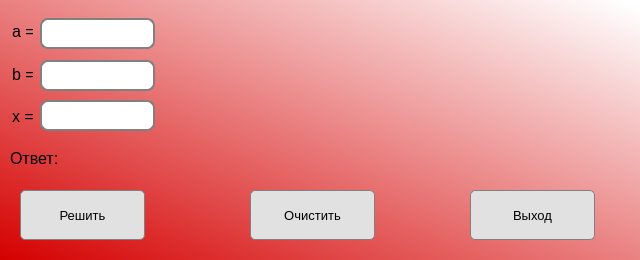
<?xml version="1.0" encoding="UTF-8"?>
<ui version="4.0">
 <class>Dialog</class>
 <widget class="QDialog" name="Dialog">
  <property name="enabled">
   <bool>true</bool>
  </property>
  <property name="geometry">
   <rect>
    <x>0</x>
    <y>0</y>
    <width>640</width>
    <height>260</height>
   </rect>
  </property>
  <property name="minimumSize">
   <size>
    <width>640</width>
    <height>260</height>
   </size>
  </property>
  <property name="maximumSize">
   <size>
    <width>640</width>
    <height>260</height>
   </size>
  </property>
  <property name="cursor">
   <cursorShape>ArrowCursor</cursorShape>
  </property>
  <property name="windowTitle">
   <string>Dialog</string>
  </property>
  <property name="autoFillBackground">
   <bool>false</bool>
  </property>
  <property name="styleSheet">
   <string notr="true">QDialog{
			background-color: qlineargradient(spread:pad, x1:0, y1:1, x2:0.988636, y2:0.017, stop:0 rgba(213, 0, 0, 255), stop:1 rgba(255, 255, 255, 255))
}</string>
  </property>
  <widget class="QLabel" name="label_x">
   <property name="geometry">
    <rect>
     <x>12</x>
     <y>106</y>
     <width>21</width>
     <height>20</height>
    </rect>
   </property>
   <property name="font">
    <font>
     <family>Segoe UI</family>
     <pointsize>12</pointsize>
    </font>
   </property>
   <property name="text">
    <string>x =</string>
   </property>
  </widget>
  <widget class="QLineEdit" name="lineEdit_a">
   <property name="geometry">
    <rect>
     <x>40</x>
     <y>18</y>
     <width>115</width>
     <height>31</height>
    </rect>
   </property>
   <property name="font">
    <font>
     <family>Segoe UI</family>
     <pointsize>10</pointsize>
    </font>
   </property>
   <property name="styleSheet">
    <string notr="true">border: 2px solid gray;
                    border-radius: 8px;</string>
   </property>
  </widget>
  <widget class="QLabel" name="label_b">
   <property name="geometry">
    <rect>
     <x>12</x>
     <y>64</y>
     <width>21</width>
     <height>20</height>
    </rect>
   </property>
   <property name="font">
    <font>
     <family>Segoe UI</family>
     <pointsize>12</pointsize>
    </font>
   </property>
   <property name="text">
    <string>b =</string>
   </property>
  </widget>
  <widget class="QLineEdit" name="lineEdit_b">
   <property name="geometry">
    <rect>
     <x>40</x>
     <y>60</y>
     <width>115</width>
     <height>31</height>
    </rect>
   </property>
   <property name="font">
    <font>
     <family>Segoe UI</family>
     <pointsize>10</pointsize>
    </font>
   </property>
   <property name="styleSheet">
    <string notr="true">border: 2px solid gray;
                    border-radius: 8px;
                </string>
   </property>
  </widget>
  <widget class="QPushButton" name="btn_solve">
   <property name="geometry">
    <rect>
     <x>20</x>
     <y>190</y>
     <width>125</width>
     <height>50</height>
    </rect>
   </property>
   <property name="font">
    <font>
     <family>Segoe UI</family>
     <pointsize>10</pointsize>
    </font>
   </property>
   <property name="styleSheet">
    <string notr="true">border: 1px solid gray;
                    border-radius: 5px;
                    background: #e1e1e1;
                </string>
   </property>
   <property name="text">
    <string>Решить</string>
   </property>
  </widget>
  <widget class="QPushButton" name="btn_clear">
   <property name="geometry">
    <rect>
     <x>250</x>
     <y>190</y>
     <width>125</width>
     <height>50</height>
    </rect>
   </property>
   <property name="font">
    <font>
     <family>Segoe UI</family>
     <pointsize>10</pointsize>
    </font>
   </property>
   <property name="styleSheet">
    <string notr="true">border: 1px solid gray;
                    border-radius: 5px;
                    background: #e1e1e1;
                </string>
   </property>
   <property name="text">
    <string>Очистить</string>
   </property>
  </widget>
  <widget class="QLabel" name="label_a">
   <property name="geometry">
    <rect>
     <x>12</x>
     <y>21</y>
     <width>21</width>
     <height>20</height>
    </rect>
   </property>
   <property name="font">
    <font>
     <family>Segoe UI</family>
     <pointsize>12</pointsize>
    </font>
   </property>
   <property name="text">
    <string>a =</string>
   </property>
  </widget>
  <widget class="QLineEdit" name="lineEdit_x">
   <property name="geometry">
    <rect>
     <x>40</x>
     <y>100</y>
     <width>115</width>
     <height>31</height>
    </rect>
   </property>
   <property name="font">
    <font>
     <family>Segoe UI</family>
     <pointsize>10</pointsize>
    </font>
   </property>
   <property name="styleSheet">
    <string notr="true">border: 2px solid gray;
                    border-radius: 8px;
                </string>
   </property>
  </widget>
  <widget class="QLabel" name="label_answer">
   <property name="geometry">
    <rect>
     <x>10</x>
     <y>150</y>
     <width>171</width>
     <height>16</height>
    </rect>
   </property>
   <property name="font">
    <font>
     <family>Segoe UI</family>
     <pointsize>12</pointsize>
    </font>
   </property>
   <property name="text">
    <string>Ответ:</string>
   </property>
  </widget>
  <widget class="QLabel" name="label_img">
   <property name="geometry">
    <rect>
     <x>170</x>
     <y>9</y>
     <width>471</width>
     <height>121</height>
    </rect>
   </property>
   <property name="styleSheet">
    <string notr="true">background-image: /C:/Users/duden/OneDrive/Рабочий стол/Task_2.png</string>
   </property>
   <property name="text">
    <string/>
   </property>
  </widget>
  <widget class="QPushButton" name="btn_exit">
   <property name="geometry">
    <rect>
     <x>470</x>
     <y>190</y>
     <width>125</width>
     <height>50</height>
    </rect>
   </property>
   <property name="font">
    <font>
     <family>Segoe UI</family>
     <pointsize>10</pointsize>
    </font>
   </property>
   <property name="styleSheet">
    <string notr="true">border: 1px solid gray;
                    border-radius: 5px;
                    background: #e1e1e1;
                </string>
   </property>
   <property name="text">
    <string>Выход</string>
   </property>
  </widget>
 </widget>
 <resources/>
 <connections/>
</ui>
